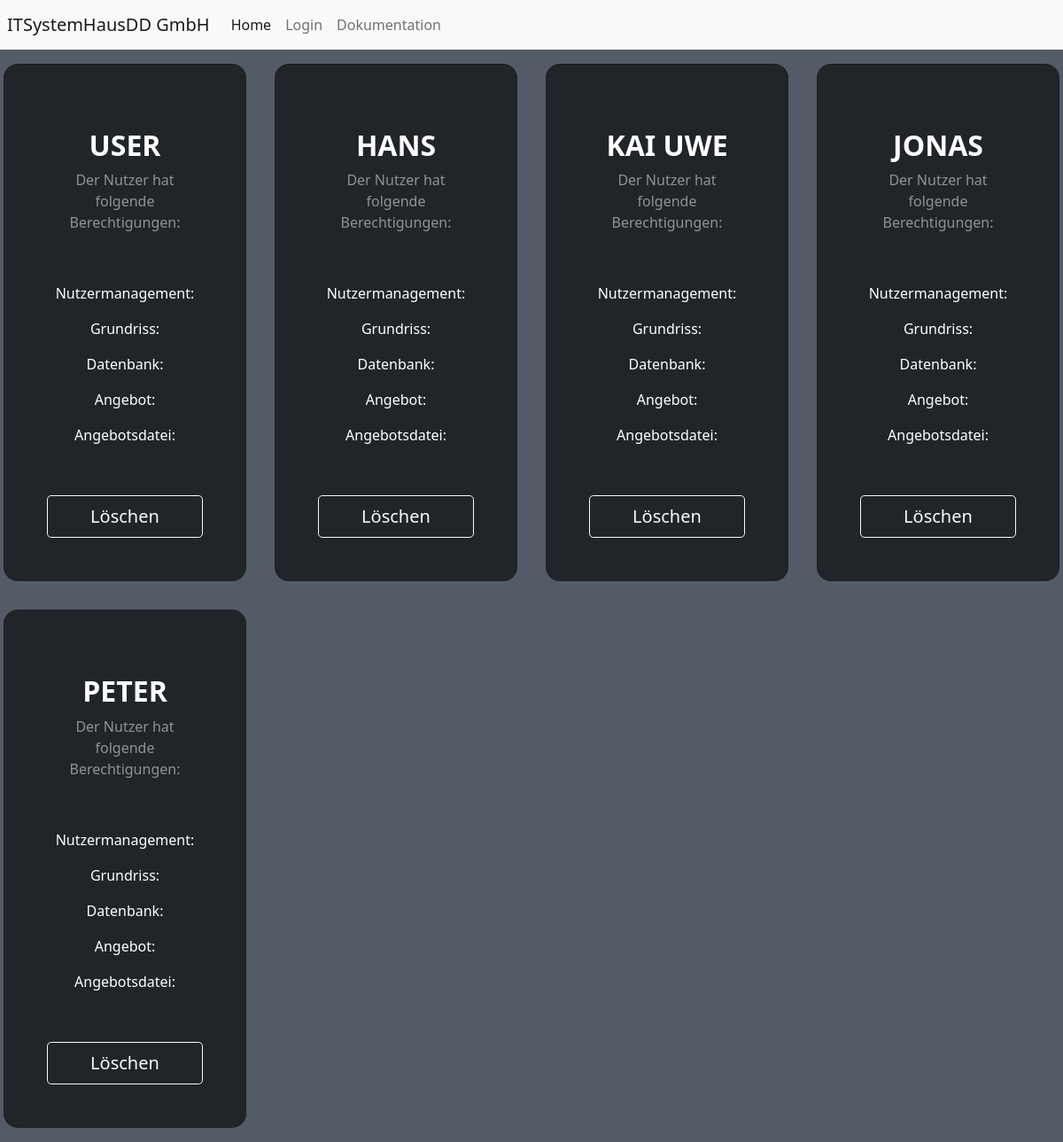
The page /list-employee/ on the database as committed earlier.
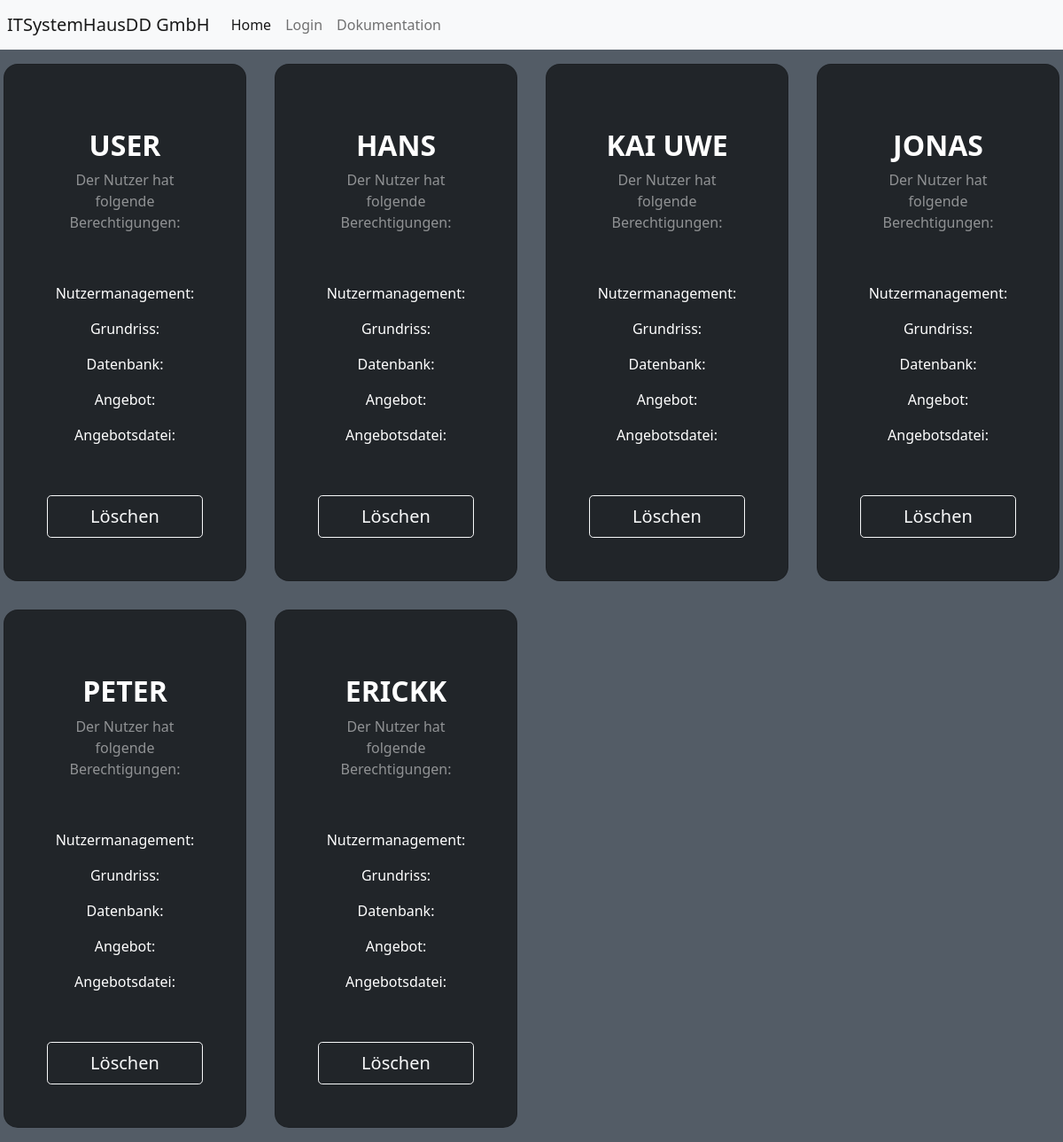
The same page on the database as committed later.
### usermanagement/models.py (models this page shows)
class Employee(User):
    perm_usermanagement = models.BooleanField(default=False)
    perm_layout = models.BooleanField(default=False)
    perm_database = models.BooleanField(default=False)
    perm_offer = models.BooleanField(default=False)
    perm_offer_file = models.BooleanField(default=False)

### usermanagement/views.py (the view)
class ListEmployee(View):
    def get(self, request: HttpRequest) -> HttpResponse:
        all_employee = Employee.objects.all()
        employ = get_employee(request)
        return render(
            request,
            "usermanagement/list_employee.html",
            {"employees": all_employee, "employ": employ},
        )

### usermanagement/views.py (called while the page is built)
def get_employee(request: HttpRequest) -> Employee | None:
    if request.user.is_authenticated:
        employ: Employee = Employee.objects.get(username=request.user.username)
        return employ
    return None

### usermanagement/templates/usermanagement/list_employee.html (shortened to what this page needs)
{% extends "usermanagement/index.html" %}
{% load static %}
{% block css %}
<link rel="stylesheet" href="{% static 'css/styleList.css' %}">
{% endblock %}
{% load bootstrap_icons %}
{% block content %}
<div class="row">
    {% for item in employees %}
    <div class="col-sm-6 w-25 p-3">
        <div class="card bg-dark text-white" style="border-radius: 1rem;">
            <div class="card-body p-5 text-center">
                <div class="mb-md-5 mt-md-4">
                    <h2 class="fw-bold mb-2 text-uppercase">{{item.username}}</h2>
                    <p class="text-white-50 mb-5">Der Nutzer hat folgende Berechtigungen:</p>
                    <div class="p-2">
                        {% if item.perm_usermanagement %}
                        Nutzermanagement: {% bs_icon 'shield-check' color='white' size='1.5em' %}
                        {% else %}
                        Nutzermanagement: {% bs_icon 'shield-x' color='white' size='1.5em' %}
                        {% endif %}
                    </div>
                    <div class="p-2">
                        {% if item.perm_layout %}
                        Grundriss: {% bs_icon 'shield-check' color='white' size='1.5em' %}
                        {% else %}
                        Grundriss: {% bs_icon 'shield-x' color='white' size='1.5em' %}
                        {% endif %}
                    </div>
                    <div class="p-2">
                        {% if item.perm_database %}
                        Datenbank: {% bs_icon 'shield-check' color='white' size='1.5em' %}
                        {% else %}
                        Datenbank: {% bs_icon 'shield-x' color='white' size='1.5em' %}
                        {% endif %}
                    </div>
                    <div class="p-2">
                        {% if item.perm_offer %}
                        Angebot: {% bs_icon 'shield-check' color='white' size='1.5em' %}
                        {% else %}
                        Angebot: {% bs_icon 'shield-x' color='white' size='1.5em' %}
                        {% endif %}
                    </div>
                    <div class="p-2">
                        {% if item.perm_offer_file %}
                        Angebotsdatei: {% bs_icon 'shield-check' color='white' size='1.5em' %}
                        {% else %}
                        Angebotsdatei: {% bs_icon 'shield-x' color='white' size='1.5em' %}
                        {% endif %}
                    </div>
                </div>
                <button type="button" class="btn btn-outline-light btn-lg px-5" data-bs-toggle="modal"
                    data-bs-target="#deleteModal{{item}}">
                    Löschen
                </button>
            </div>
        </div>
    </div>
    {% endfor %}
</div>
{% endblock %}

### usermanagement/templates/usermanagement/index.html (shortened to what this page needs)
{% load static %}
<!DOCTYPE html>
<html lang="en">
<head>
  <link href="https://cdn.jsdelivr.net/npm/bootstrap@5.0.2/dist/css/bootstrap.min.css" rel="stylesheet"
>
  {% load bootstrap_icons %}
  {% block css %}{% endblock %}
</head>
<body>
  <nav class="navbar navbar-expand-lg navbar-light bg-light px-2">
    <a class="navbar-brand" href="#"> ITSystemHausDD GmbH</a>
    <div class="collapse navbar-collapse" id="navbarNavAltMarkup">
      <div class="navbar-nav">
        <a class="nav-item nav-link active" href="{% url 'index-view' %}">Home</a>
        <a class="nav-item nav-link" href="{% url 'login-view' %}">Login</a>
        <a class="nav-item nav-link" href="{% url 'show-webserver-view' %}">Dokumentation</a>
      </div>
    </div>
  </nav>
  {% block content %}
  {% endblock %}
</body>
</html>

### usermanagement/static/css/styleList.css (style rules this page uses)
html, body { background-color: #535c66; max-width: 100%; overflow-x: hidden; }

Rows that differ between the two databases and show on the page:
added Employee: username "ERICKK", shows "Nutzermanagement:", shows "Grundriss:", shows "Datenbank:", shows "Angebot:", shows "Angebotsdatei:"
